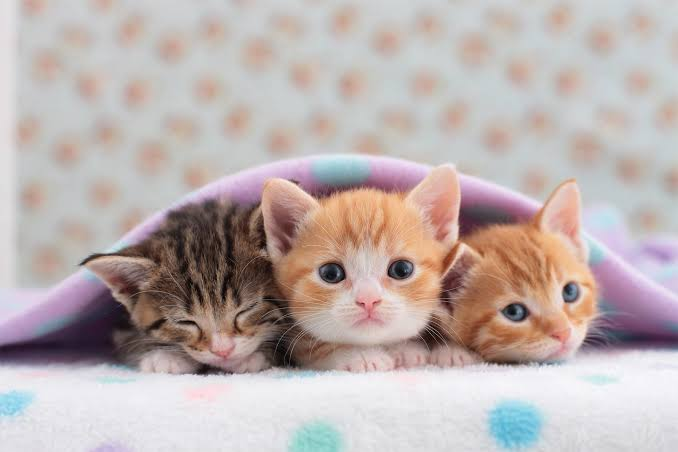
#> input picture Day15/input_images/three_kittens.jpg, 678 x 452 px; its folder holds only this picture in this run
$ python image_transformation.py
#> lines starting #> are read from the running program, lines starting #| are printed output that depends on the picture; after the words box and inside, x2 and y2 are one past the last pixel; in counts of white or black regions, pixels touching at a corner belong together
import cv2
import numpy as np
import os
import sys


def translate_image(img, tx, ty):
    h, w = img.shape[:2]
    M = np.float32([[1, 0, tx],
                     [0, 1, ty]])
    return cv2.warpAffine(img, M, (w, h))


def rotate_image(img, angle, scale=1.0, center=None):
    h, w = img.shape[:2]
    if center is None:
        center = (w // 2, h // 2)
    M = cv2.getRotationMatrix2D(center, angle, scale)
    return cv2.warpAffine(img, M, (w, h))


def scale_image(img, fx, fy, interpolation=None):
    if interpolation is None:
        interpolation = cv2.INTER_CUBIC if fx > 1 or fy > 1 else cv2.INTER_AREA
    return cv2.resize(img, None, fx=fx, fy=fy, interpolation=interpolation)


def affine_transform(img, src_pts=None, dst_pts=None):
    h, w = img.shape[:2]
    if src_pts is None:
        src_pts = np.float32([[0, 0], [w - 1, 0], [0, h - 1]])
    if dst_pts is None:
        dst_pts = np.float32([[0, 0], [int(w * 0.9), int(h * 0.1)], [int(w * 0.1), h - 1]])
    M = cv2.getAffineTransform(src_pts, dst_pts)
    return cv2.warpAffine(img, M, (w, h))


# [31 lines left out: functions order_points, perspective_transform, not called in this run]


def auto_detect_document_corners(img):
    """
    Try to automatically find the 4 corners of a document in the image
    using edge detection + contour analysis. Returns None if not found.
    """
    gray = cv2.cvtColor(img, cv2.COLOR_BGR2GRAY)
    blurred = cv2.GaussianBlur(gray, (5, 5), 0)
    edged = cv2.Canny(blurred, 50, 150)
    edged = cv2.dilate(edged, np.ones((5, 5), np.uint8), iterations=1)

    contours, _ = cv2.findContours(edged, cv2.RETR_EXTERNAL, cv2.CHAIN_APPROX_SIMPLE)
    contours = sorted(contours, key=cv2.contourArea, reverse=True)[:5]

    for c in contours:
        peri = cv2.arcLength(c, True)
        approx = cv2.approxPolyDP(c, 0.02 * peri, True)
        if len(approx) == 4 and cv2.contourArea(approx) > 0.2 * img.shape[0] * img.shape[1]:
            return approx.reshape(4, 2)
    return None


# [16 lines left out: function _make_demo_image, not called in this run]


if __name__ == "__main__":
    out_dir = os.path.join(os.path.dirname(__file__), "output_images", "transformations")
    os.makedirs(out_dir, exist_ok=True)

    input_dir = os.path.join(os.path.dirname(__file__), "input_images")
    own_images = []
    if os.path.isdir(input_dir):
        own_images = [f for f in os.listdir(input_dir) if f.lower().endswith((".jpg", ".jpeg", ".png"))]

    if len(sys.argv) > 1 and os.path.exists(sys.argv[1]):
        image = cv2.imread(sys.argv[1])
        print(f"Using image passed on command line: {sys.argv[1]}")
    elif own_images:
        chosen = os.path.join(input_dir, own_images[0])
        image = cv2.imread(chosen)
#> image is the input picture: shape (452, 678, 3); mean B, G, R 175.4, 177.1, 189
        print(f"Using your own image from input_images: {chosen}")
    else:
        demo_path = os.path.join(out_dir, "demo_source.jpg")
        image = _make_demo_image(demo_path)
        print(f"No image found in input_images -> generated a demo tilted document at {demo_path}")

    cv2.imwrite(os.path.join(out_dir, "01_original.jpg"), image)
    cv2.imwrite(os.path.join(out_dir, "02_translated.jpg"), translate_image(image, 60, 40))
#> in translate_image, `return cv2.warpAffine(img, M, (w, h))`:
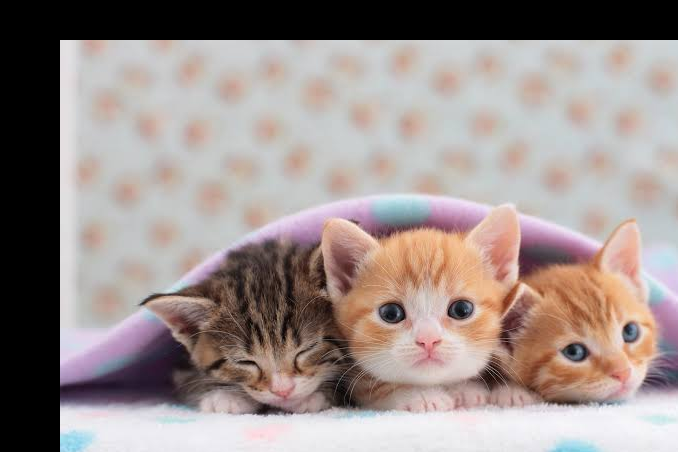
#> returned value: shape (452, 678, 3); mean of channels 0, 1, 2 139.4, 142.3, 154.4; drawn as B, G, R
    cv2.imwrite(os.path.join(out_dir, "03_rotated_30.jpg"), rotate_image(image, 30))
#> in rotate_image, `return cv2.warpAffine(img, M, (w, h))`:
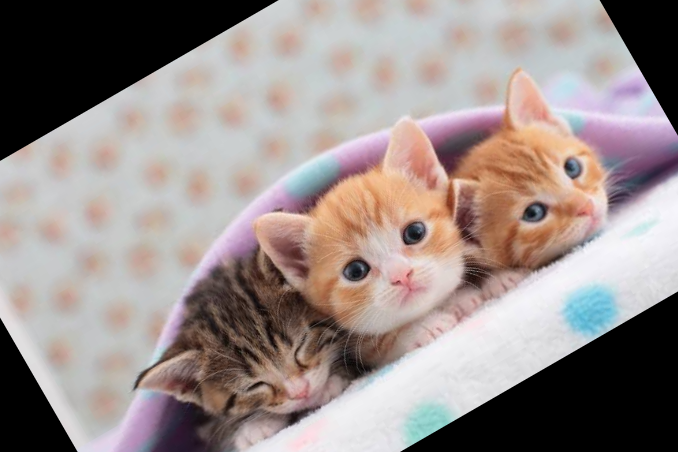
#> returned value: shape (452, 678, 3); mean of channels 0, 1, 2 138.3, 140.8, 152.4; drawn as B, G, R
    cv2.imwrite(os.path.join(out_dir, "04_rotated_-45.jpg"), rotate_image(image, -45))
#> call 2 of rotate_image, with angle = -45, scale = 1
#> in rotate_image (call 2), `return cv2.warpAffine(img, M, (w, h))`:
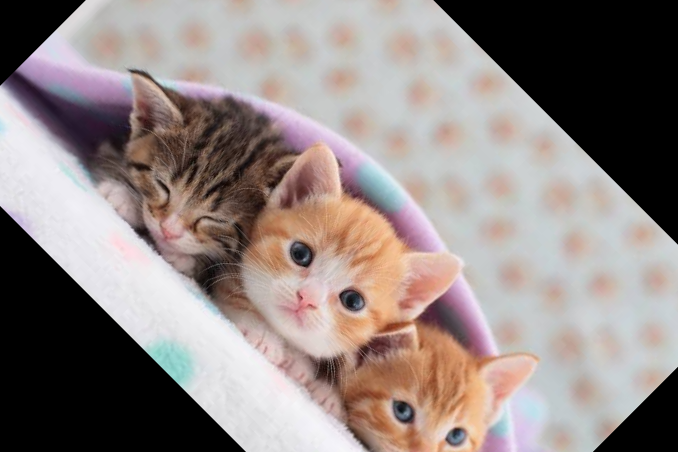
#> returned value: shape (452, 678, 3); mean of channels 0, 1, 2 130.9, 133.6, 144.8; drawn as B, G, R
    cv2.imwrite(os.path.join(out_dir, "05_scaled_up.jpg"), scale_image(image, 1.5, 1.5))
    cv2.imwrite(os.path.join(out_dir, "06_scaled_down.jpg"), scale_image(image, 0.5, 0.5))
    cv2.imwrite(os.path.join(out_dir, "07_affine.jpg"), affine_transform(image))
#> in affine_transform, `return cv2.warpAffine(img, M, (w, h))`:
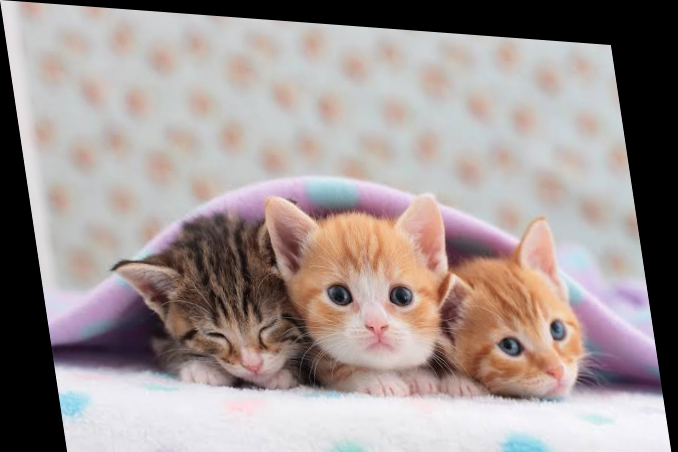
#> returned value: shape (452, 678, 3); mean of channels 0, 1, 2 146.4, 148.2, 159.3; drawn as B, G, R

    corners = auto_detect_document_corners(image)
#> in auto_detect_document_corners, `gray = cv2.cvtColor(img, cv2.COLOR_BGR2GRAY)`:
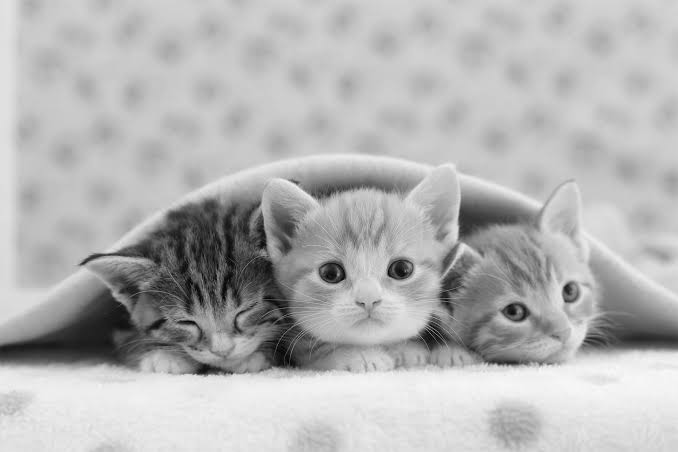
#> gray: shape (452, 678); min 1, max 249, mean 180.5
#> in auto_detect_document_corners, `edged = cv2.Canny(blurred, 50, 150)`:
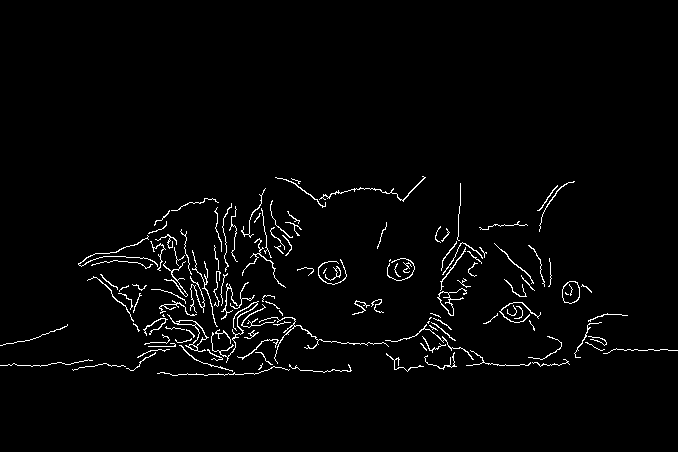
#> edged: shape (452, 678); 2.3% white in thin lines or dots, all inside (x1, y1, x2, y2) = (0, 176, 678, 376)
#> in auto_detect_document_corners, `edged = cv2.dilate(edged, np.ones((5, 5), np.uint8), iterations=1)`:
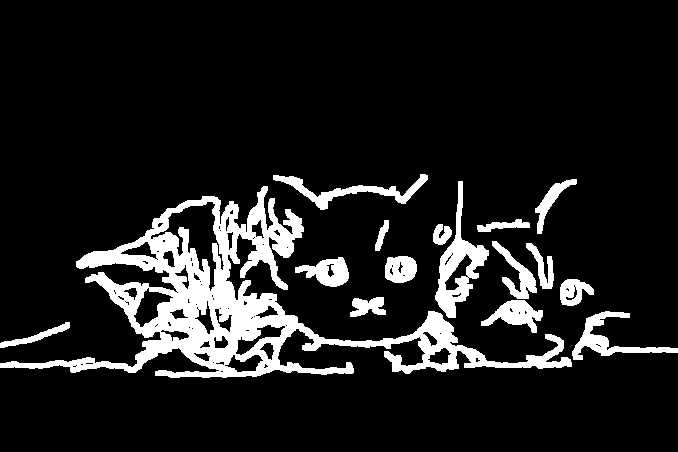
#> edged: shape (452, 678); 11.7% white; 16 white regions
#> in auto_detect_document_corners, `contours, _ = cv2.findContours(edged, cv2.RETR_EXTERNAL, cv2.CHAIN_APP..`: contours = 16 contours; largest, box (x1, y1, x2, y2) and area: (0, 186, 572, 378) 28086, (435, 181, 489, 318) 2541, (273, 174, 428, 210) 1201, (572, 311, 678, 360) 1190, (481, 300, 543, 333) 923
#> in auto_detect_document_corners, `contours = sorted(contours, key=cv2.contourArea, reverse=True)[:5]`: contours = 5 contours; box (x1, y1, x2, y2) and area: (0, 186, 572, 378) 28086, (435, 181, 489, 318) 2541, (273, 174, 428, 210) 1201, (572, 311, 678, 360) 1190, (481, 300, 543, 333) 923
#> the loop in auto_detect_document_corners, `for c in contours:` made 5 passes
#> peri on passes 1 to 5: 3431.3, 375.5, 409.5, 403.5, 192.5
    if corners is not None:
        warped = perspective_transform(image, corners)
        cv2.imwrite(os.path.join(out_dir, "08_perspective_corrected.jpg"), warped)
        print("Perspective correction applied using auto-detected corners:", corners.tolist())
    else:
        print("Could not auto-detect 4 document corners; supply points manually via perspective_transform().")

    print(f"All transformation examples saved to: {out_dir}")
